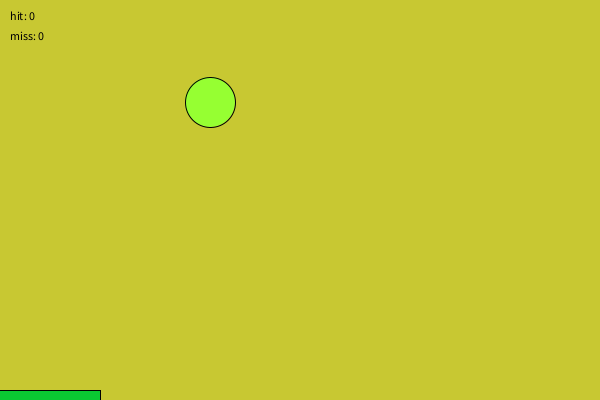
Frame 1 (no input)
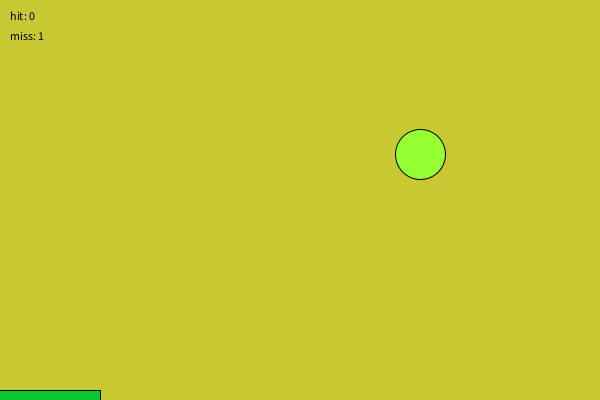
Frame 60 (the mouse pressed at the canvas centre just before this capture)
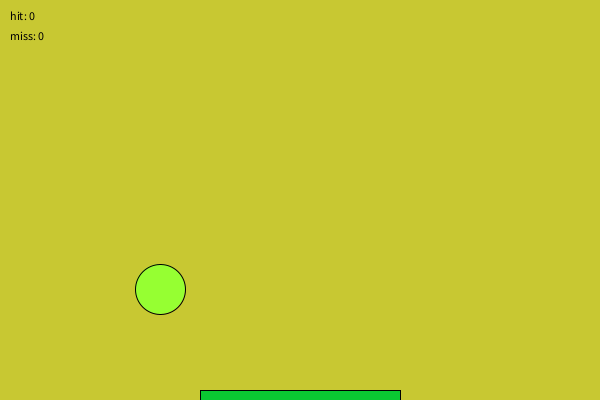
Frame 120 (the mouse held since frame 60 and released just before this capture)

The Processing sketch that drew these frames (run headless with seeded random() and noise(); from frame 60 on, the mouse is pressed at the canvas centre):

// Processing sketch: processing_89408
// ── processing_89408.pde

void setup()
{
  size(600, 400);
}

float ballX = 200;
float ballY = 100;
float speedX = 10; // 1 = training 5 = easy 10 = medium 15 = hard
float speedY = 1;
int hit = 0;
int miss = 0;


void draw()
{
  if (mousePressed) { 
    hit = 0; 
    miss = 0;
  }

  float paddle = 1000/(hit+10);
  if (ballX < 0 || ballX > width) speedX = -speedX;
  if (ballY > height)
  { 
    speedY = -speedY;
    float distance = abs(mouseX - ballX);
    if (distance < paddle) hit += 1;
    else miss += 1;
  } 
  else speedY += 1;

  ballX+= speedX;
  ballY+= speedY;

  background(200, 200, 50);
  fill(150, 900, 50);
  ellipse(ballX, ballY, 50, 50);
  fill(10, 200, 50);
  rect(mouseX-paddle, height-10, 2*paddle, 10);

  fill(0);
  text("hit: " + hit, 10, 20);
  text ("miss: " + miss, 10, 40);
}
